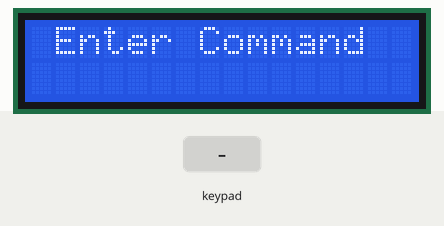
Bench run of a sketch on a simulated Arduino Uno, built with avr-gcc and run on an emulated ATmega328P. Parts: 16×2 character LCD. The test bench sets the inputs (shaded band).

Above: at 1.2 s.
1.3 s: key '#' pressed
At 1.7 s:
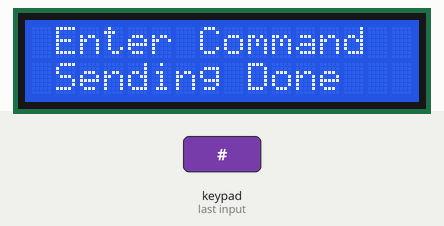
4.3 s: keypad keys 8 7 6 5 A pressed 0.4 s apart
At 7.3 s:
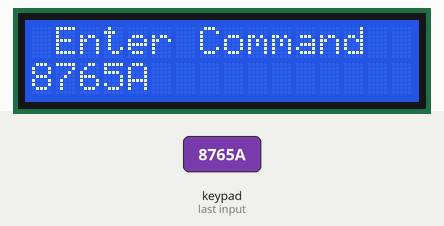
7.8 s: keypad keys 8 7 6 5 D pressed 0.4 s apart
At 9.9 s:
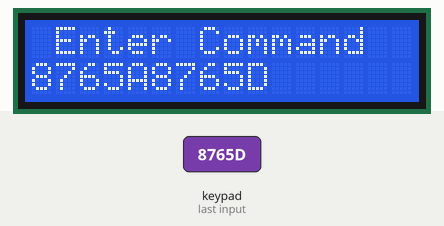
11.3 s: key '1' pressed
At 12.5 s:
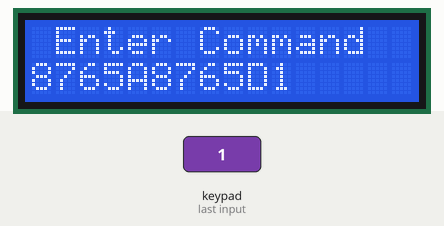
12.8 s: key 'A' pressed
At 13.7 s:
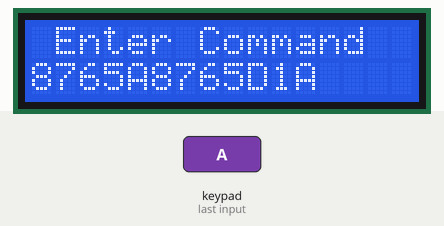
14.3 s: keypad keys 4 3 2 1 D pressed 0.4 s apart
At 16.3 s:
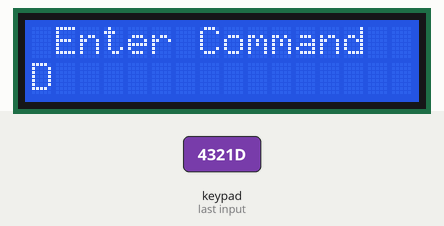
Timing chart, 0 to 17.8 s (numbered marks = the images above; inputs shaded):
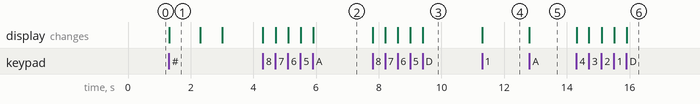

Measured:
- after the input at 1.3 s, the display: changes at once (image 1)
- after the input at 4.3 s, the display: first changes at once (image 2 shows a later state)
- after the input at 7.8 s, the display: first changes at once (image 3 shows a later state)
- after the input at 11.3 s, the display: changes at once (image 4)
- after the input at 12.8 s, the display: changes at once (image 5)
- after the input at 14.3 s, the display: first changes at once (image 6 shows a later state)
- what the display in image 1 shows lasts 1.0 s, from 1.3 s to 2.3 s

The sketch:

project_remote.ino
```cpp
#include <SPI.h>
#include <Mirf.h>
#include <nRF24L01.h>
#include <MirfHardwareSpiDriver.h>
#include <Keypad.h>
#include <LiquidCrystal.h>


char reply[16]  ;
char ttt ;
char code[16] ;
int c = 0 ;


LiquidCrystal lcd(19, 18, 14, 15, 16, 17);


const byte ROWS = 4; //four rows
const byte COLS = 4; //four columns


char Keys[ROWS][COLS] = {
  {'1','2','3','A'},
  {'4','5','6','B'},
  {'7','8','9','C'},
  {'*','0','#','D'}
};

byte rowPins[ROWS] = {8, 7, 6, 5}; //connect to the row pinouts of the keypad
byte colPins[COLS] = {4, 3, 2, 1};//connect to the column pinouts of the keypad


Keypad keypad = Keypad( makeKeymap(Keys), rowPins, colPins, ROWS, COLS);
void setup() {

Serial.begin(9600);
 lcd.begin(16, 2);
 Mirf.cePin = 9;             //ce pin on Mega 2560, REMOVE THIS LINE IF YOU ARE USING AN UNO
  Mirf.csnPin = 10;            //csn pin on Mega 2560, REMOVE THIS LINE IF YOU ARE
   Mirf.spi = &MirfHardwareSpi;
  Mirf.init();
  Mirf.setRADDR((byte *)"Remote");
  Mirf.payload = sizeof(code);
  Mirf.config();
  lcd.setCursor(0, 0);
lcd.print(" Enter Command  ");
 lcd.setCursor(0,1);

}

void loop() {
  unsigned long time = millis();
  // put your main code here, to run repeatedly:

  ttt = keypad.getKey();

if(ttt == '*'){
  c=0;
  for (int i = 0 ; i <= 16 ; i++){
 code[i] = ' ' ;}
 lcd.setCursor(0,1);
 lcd.print ("                ");
}
if (ttt >= '0' ) {
 lcd.setCursor(0,1);
code[c] =  ttt;
lcd.print(code);
c++;


if (c >= 16 ){
  c = 0 ;
  for (int i = 0 ; i <= 16 ; i++){
 code[i] = ' ' ;}
  lcd.setCursor(0,1);
  lcd.print("     Error      ");
}
}

if (ttt == '#') {


   Mirf.setTADDR((byte *)"House");

  Mirf.send((byte *) &code);

  while(Mirf.isSending()){
  }
  delay(10);

  lcd.setCursor(0,1);
 lcd.print(" Sending Done  ");

delay(10);

 c = 0 ;
  for (int i = 0 ; i <= 16 ; i++){
 code[i] = ' ' ;}


  while(!Mirf.dataReady()){

    if ( ( millis() - time ) > 1000 ) {
      lcd.setCursor(0,1);
      lcd.print(" OUT OF RANGE ! ");
      delay(700);
 lcd.setCursor(0,1);
 lcd.print("                   ");

 return;
    }
  }

    Mirf.getData((byte *) &reply);
    delay(700);
    lcd.setCursor(0,1);
    lcd.print("                   ");
     lcd.setCursor(0,6);
 lcd.print(reply);
       delay(700);
 lcd.setCursor(0,1);
 lcd.print("                   ");

}


}
```
